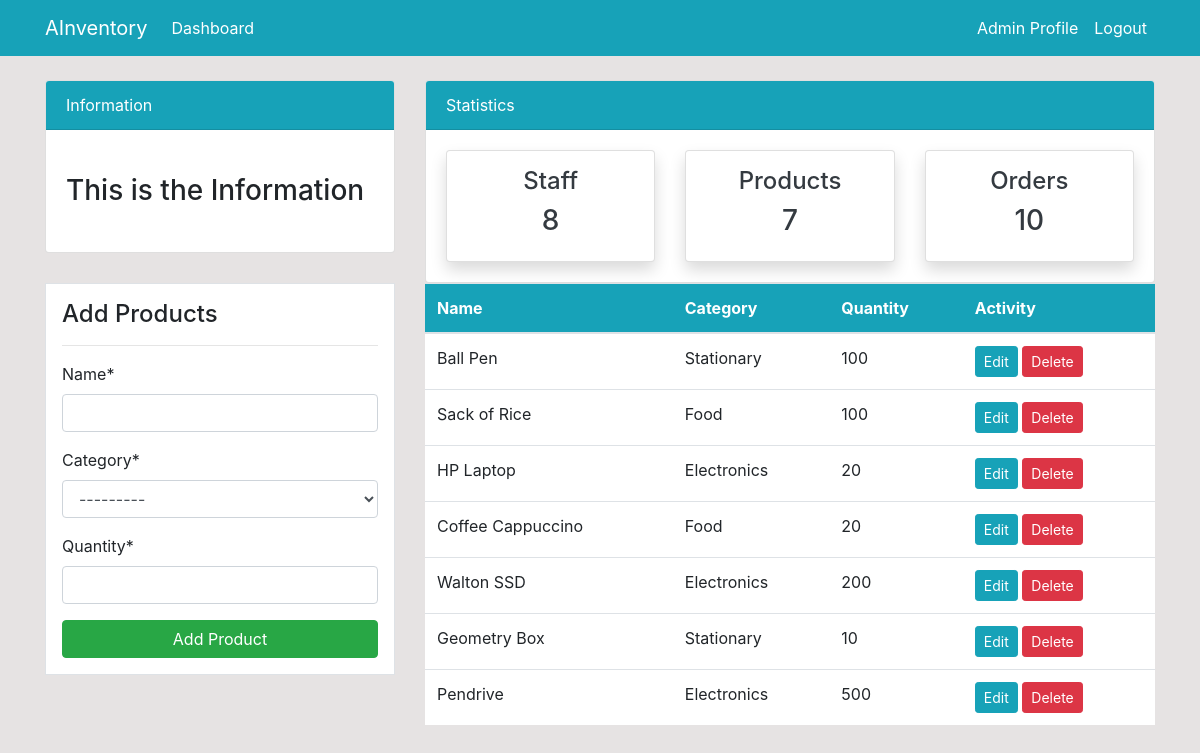
/product/ (signed in), run on the app's committed database.
### dashboard/models.py (models this page shows, shortened)
class Product(models.Model):
    name = models.CharField(max_length=100, null = True)
    category = models.CharField(max_length=20, choices = CATEGORY, null = True)
    quantity = models.PositiveIntegerField(null = True)
    class Meta:
        verbose_name_plural = 'Product'

### dashboard/views.py (the view)
# urls.py: path('product/', views.product, name='dashboard-product'),
@login_required
def product(request):
    items = Product.objects.all() # using ORM
    product_count = items.count()
    workers_count = User.objects.all().count()
    orders_count = Order.objects.all().count()
    if request.method == 'POST':
        form = ProductForm(request.POST)
        if form.is_valid():
            form.save()
            product_name = form.cleaned_data.get('name')
            messages.success(request, f'{product_name} has been added')
            return redirect('dashboard-product')
    else:
        form = ProductForm()
    context={
        'items': items,
        'form': form,
        'workers_count': workers_count,
        'orders_count': orders_count,
        'product_count': product_count,
    }
    return render(request, 'dashboard/product.html', context)

### dashboard/forms.py
class ProductForm(forms.ModelForm):
    class Meta:
        model = Product
        fields = ['name', 'category', 'quantity']

### templates/dashboard/product.html (shortened to what this page needs)
{% extends 'partials/base.html' %}
{% load crispy_forms_tags %}
{% block content %}
{% include 'partials/topnav.html' %}
    <div class="container">
        <div class="row md-4">
            <div class="col-md-4">
                <div class="border bg-white p-3">
                    <h4>Add Products</h4>
                    <hr>
                    <form method="POST">
                        {{ form|crispy }}
                        <input class="btn btn-success btn-block" type="submit" value="Add Product">
                    </form>
                </div>
            </div>
            <div class="col-md-8">
                <table class="table bg-white">
                    <thead class="bg-info">
                        <tr class="text-white">
                            <th scope="col">Name</th>
                            <th scope="col">Category</th>
                            <th scope="col">Quantity</th>
                            <th scope="col">Activity</th>
                        </tr>
                    </thead>
                    <tbody>
                        {% for item in items %}
                        <tr>
                            <td>{{ item.name }}</td>
                            <td>{{ item.category }}</td>
                            <td>{{ item.quantity }}</td>
                            <td>
                                <a class="btn btn-info btn-sm" href="{% url 'dashboard-product-update' item.id %}">Edit</a>
                                <a class="btn btn-danger btn-sm" href="{% url 'dashboard-product-delete' item.id %}">Delete</a>
                            </td>
                        </tr>
                        {% endfor %}
                    </tbody>
                </table>
            </div>
        </div>
    </div>
{% endblock %}

### templates/partials/nav.html (shortened to what this page needs)
<nav class="navbar navbar-expand-lg navbar-info bg-info">
    {% if user.is_authenticated %}
    <div class="container">
        <a class="navbar-brand text-white" href="{% url 'dashboard-index' %}">AInventory</a>
        <div class="collapse navbar-collapse" id="navbarSupportedContent">
            <ul class="navbar-nav mr-auto">
                <li class="nav-item active">
                    <a class="nav-link text-white" href="{% url 'dashboard-index' %}">Dashboard </a>
                </li>
            </ul>
            <ul class="navbar-nav ml-auto">
                <li class="nav-item active">
                    <a class="nav-link text-white" href="{% url 'user-profile' %}">{{ user.username }} Profile </a>
                </li>
                <li class="nav-item">
                    <a class="nav-link text-white" href="{% url 'user-logout' %}">Logout</a>
                </li>
            </ul>
            {% endif %}
        </div>
    </div>
</nav>

### static/style.css (style rules this page uses)
body { background: rgb(230, 227, 227); }

### data on the page
Product: name "Ball Pen", category "Stationary", quantity "100"
Product: name "Sack of Rice", category "Food", quantity "100"
Product: name "HP Laptop", category "Electronics", quantity "20"
Product: name "Coffee Cappuccino", category "Food", quantity "20"
Product: name "Walton SSD", category "Electronics", quantity "200"
Product: name "Geometry Box", category "Stationary", quantity "10"
Product: name "Pendrive", category "Electronics", quantity "500"

### other printed values
{{ user.username }} "Admin"
{{ workers_count }} "8"
{{ product_count }} "7"
{{ orders_count }} "10"
